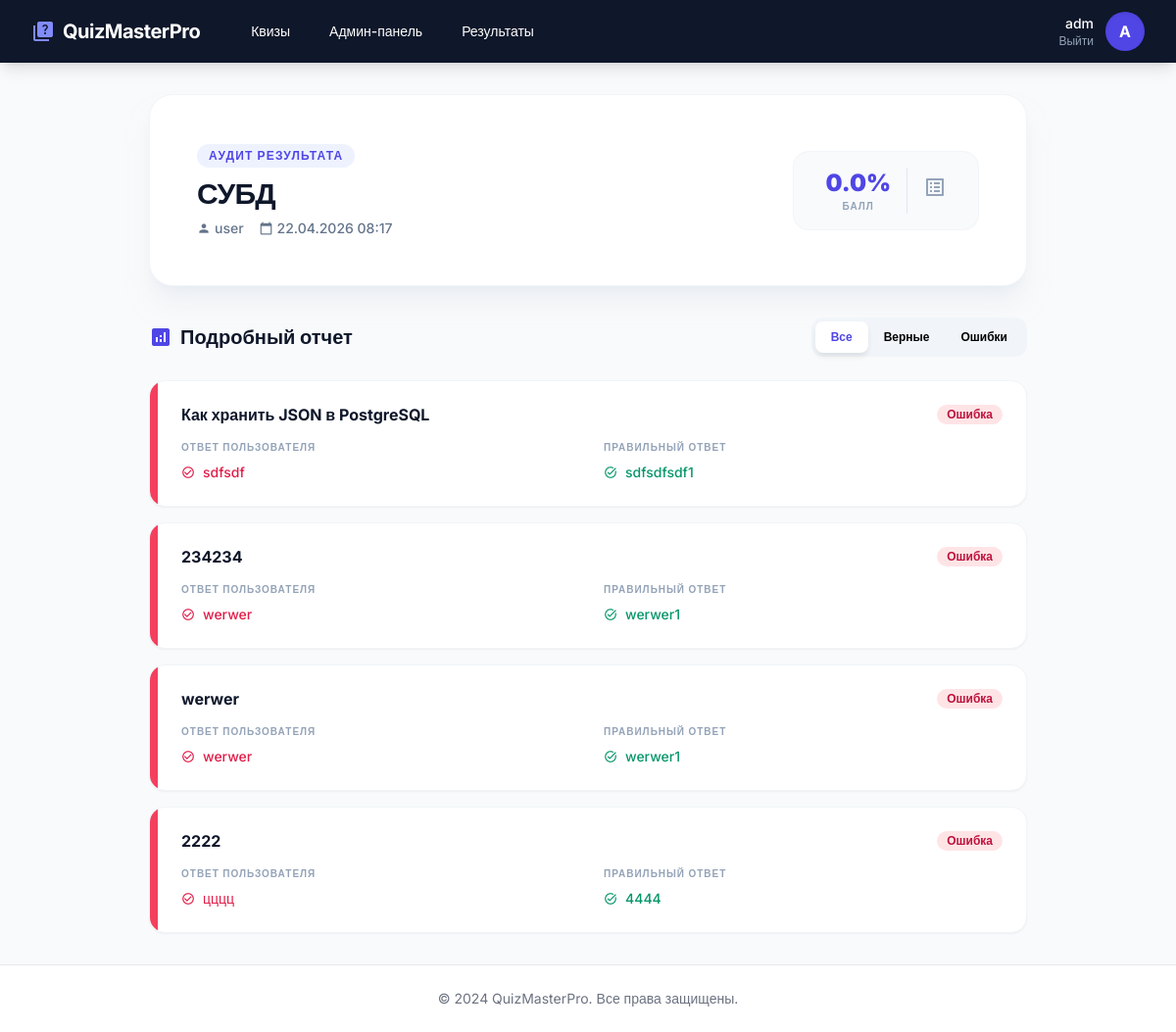
Screenshot of /admin/results/39 (signed in) with the database file from the repository.
### app/models.py (models this page shows, shortened)
class User(db.Model, UserMixin):
    id = db.Column(db.Integer, primary_key=True)
    username = db.Column(db.String(64), index=True, unique=True)
    password_hash = db.Column(db.String(128))
    is_admin = db.Column(db.Boolean, default=False)
    created_at = db.Column(db.DateTime, default=datetime.utcnow)

class Quiz(db.Model):
    id = db.Column(db.Integer, primary_key=True)
    title = db.Column(db.String(128), nullable=False)
    description = db.Column(db.Text)
    created_at = db.Column(db.DateTime, default=datetime.utcnow)
    created_by = db.Column(db.Integer, db.ForeignKey('user.id'))
    is_active = db.Column(db.Boolean, default=True)
    questions = db.relationship('Question', backref='quiz', lazy='dynamic', cascade='all, delete-orphan')

class QuizResult(db.Model):
    id = db.Column(db.Integer, primary_key=True)
    user_id = db.Column(db.Integer, db.ForeignKey('user.id'))
    quiz_id = db.Column(db.Integer, db.ForeignKey('quiz.id'))
    score = db.Column(db.Float)
    completed_at = db.Column(db.DateTime, default=datetime.utcnow)
    details = db.Column(db.Text)  # JSON with answer details
    user = db.relationship('User', backref='results')
    quiz = db.relationship('Quiz', backref='results')

class Question(db.Model):
    id = db.Column(db.Integer, primary_key=True)
    quiz_id = db.Column(db.Integer, db.ForeignKey('quiz.id'))
    text = db.Column(db.Text, nullable=False)
    order = db.Column(db.Integer)
    answers = db.relationship('Answer', backref='question', lazy='dynamic', cascade='all, delete-orphan')

class Answer(db.Model):
    id = db.Column(db.Integer, primary_key=True)
    question_id = db.Column(db.Integer, db.ForeignKey('question.id'))
    text = db.Column(db.Text, nullable=False)
    is_correct = db.Column(db.Boolean, default=False)
    order = db.Column(db.Integer)

### app/routes/admin_routes.py (the view)
@admin_bp.route('/admin/results/<int:result_id>')
@admin_required
def quiz_result_details(result_id):
    result = QuizResult.query.get_or_404(result_id)
    quiz = Quiz.query.get_or_404(result.quiz_id)
    user = User.query.get_or_404(result.user_id)
    try:
        raw_details = result.details or '{}'  # Fallback на пустой объект
        data = json.loads(raw_details)
        if isinstance(data, dict):
            quiz_results = data.get('results', [])
        elif isinstance(data, list):
            quiz_results = data
        else:
            quiz_results = []
        logger.info(f'Result {result_id}: Loaded {len(quiz_results)} details items from raw: {raw_details[:100]}...')
    except (json.JSONDecodeError, TypeError) as e:
        logger.error(f'Invalid JSON in result {result_id} details: {str(e)}, raw: {result.details[:200]}')
        quiz_results = []
        flash(f'Invalid result data for ID {result_id}. Check logs for details.', 'error')
    detailed_results = []
    for idx, dr in enumerate(quiz_results):
        if not isinstance(dr, dict):
            logger.warning(f'Result {result_id}: Item {idx} is not dict: {type(dr)}')
            continue
        try:
            q_id = int(dr.get('question_id', 0))
            if q_id == 0:
                logger.warning(f'Result {result_id}: Invalid question_id in item {idx}: {dr.get("question_id")}')
                continue
            question = Question.query.get_or_404(q_id)
            user_ans_ids = [int(a_id) for a_id in dr.get('user_answers', []) if str(a_id).strip().isdigit()]
            user_ans_texts = []
            for a_id in user_ans_ids:
                answer = Answer.query.get(a_id)
                if answer:
                    user_ans_texts.append(answer.text)
                else:
                    logger.warning(f'Result {result_id}: Missing answer ID {a_id} for user_answers in item {idx}')
            correct_ans_ids = [int(a_id) for a_id in dr.get('correct_answers', []) if str(a_id).strip().isdigit()]
            correct_ans_texts = []
            for a_id in correct_ans_ids:
                answer = Answer.query.get(a_id)
                if answer:
                    correct_ans_texts.append(answer.text)
                else:
                    logger.warning(f'Result {result_id}: Missing answer ID {a_id} for correct_answers in item {idx}')
            detailed_results.append({
                'question_text': question.text,
                'is_correct': dr.get('is_correct', False),
                'user_answers_text': user_ans_texts,
                'correct_answers_text': correct_ans_texts
            })
            logger.debug(f'Result {result_id}: Processed item {idx} for q_id {q_id}, correct: {dr.get("is_correct")}')
        except Exception as e:
            logger.error(f'Error processing detail {idx} in result {result_id}: {str(e)}, item: {dr}')
            continue
    logger.info(f'Admin {current_user.username} accessed details for result {result_id} - {len(detailed_results)} processed items')
    if not detailed_results:
        flash('No valid question details found for this result. The test may have no questions or data is corrupted.', 'warning')
    return render_template('admin/quiz_result_details.html',
                          quiz=quiz,
                          user=user,
                          result=result,
                          quiz_results=detailed_results)

### app/templates/admin/quiz_result_details.html (shortened to what this page needs)
{% extends "base.html" %}
{% block content %}
<div class="max-w-4xl mx-auto space-y-8">
    <div class="bg-white rounded-3xl shadow-xl shadow-slate-200/50 border border-slate-100 overflow-hidden">
        <div class="p-8 sm:p-12">
            <div class="flex flex-col md:flex-row justify-between items-start md:items-center gap-6">
                <div class="space-y-2">
                    <div class="inline-flex items-center px-3 py-1 bg-indigo-50 text-indigo-600 text-xs font-bold rounded-full uppercase tracking-widest">
                        Аудит результата
                    </div>
                    <h1 class="text-3xl font-black text-slate-900 tracking-tight">{{ quiz.title }}</h1>
                    <div class="flex items-center text-slate-500 space-x-4">
                        <div class="flex items-center">
                            <span class="material-icons text-sm mr-1">person</span>
                            <span class="text-sm font-medium">{{ user.username }}</span>
                        </div>
                        <div class="flex items-center">
                            <span class="material-icons text-sm mr-1">calendar_today</span>
                            <span class="text-sm font-medium">{{ result.completed_at.strftime('%d.%m.%Y %H:%M') if result.completed_at else 'N/A' }}</span>
                        </div>
                    </div>
                </div>
                <div class="flex items-center bg-slate-50 p-4 rounded-2xl border border-slate-100">
                    <div class="text-center px-4 border-r border-slate-200">
                        <div class="text-2xl font-black text-indigo-600">{{ "%.1f"|format(result.score) }}%</div>
                        <div class="text-[10px] uppercase tracking-widest font-bold text-slate-400">Балл</div>
                    </div>
                    <div class="text-center px-4">
                        <a href="{{ url_for('admin.results_overview') }}"
                           class="text-slate-400 hover:text-indigo-600 transition-colors" title="Назад к списку">
                            <span class="material-icons">list_alt</span>
                        </a>
                    </div>
                </div>
            </div>
        </div>
    </div>
    <div class="space-y-6">
        {% if not quiz_results %}
            <div class="bg-amber-50 border border-amber-100 rounded-2xl p-8 text-center">
                <span class="material-icons text-amber-400 text-4xl mb-4">warning</span>
                <h3 class="text-amber-900 font-bold">Детали отсутствуют</h3>
                <p class="text-amber-700 text-sm mt-2">Данные о вопросах не были сохранены или повреждены.</p>
            </div>
        {% else %}
            <div class="flex flex-col sm:flex-row sm:items-center justify-between gap-4">
                <h3 class="text-xl font-bold text-slate-900 flex items-center">
                    <span class="material-icons text-indigo-600 mr-2">analytics</span>
                    Подробный отчет
                </h3>
                <div id="filterButtons" class="inline-flex p-1 bg-slate-100 rounded-xl">
                    <button class="px-4 py-2 text-xs font-bold rounded-lg transition-all filter-btn active" data-filter="all">Все</button>
                    <button class="px-4 py-2 text-xs font-bold rounded-lg transition-all filter-btn" data-filter="correct">Верные</button>
                    <button class="px-4 py-2 text-xs font-bold rounded-lg transition-all filter-btn" data-filter="incorrect">Ошибки</button>
                </div>
            </div>
            <div class="space-y-4">
                {% for detail in quiz_results %}
                    <div class="bg-white rounded-2xl shadow-sm border border-slate-100 overflow-hidden question-card filtered-{{ 'incorrect' if not detail.is_correct else 'correct' }}">
                        <div class="flex">
                            <div class="w-2 {% if detail.is_correct %}bg-emerald-500{% else %}bg-rose-500{% endif %}"></div>
                            <div class="p-6 flex-grow">
                                <div class="flex items-start justify-between gap-4 mb-4">
                                    <h4 class="font-bold text-slate-900 leading-tight">
                                        {{ detail.question_text }}
                                    </h4>
                                    <span class="shrink-0 inline-flex items-center px-2.5 py-0.5 rounded-full text-xs font-bold {% if detail.is_correct %}bg-emerald-100 text-emerald-700{% else %}bg-rose-100 text-rose-700{% endif %}">
                                        {% if detail.is_correct %}Верно{% else %}Ошибка{% endif %}
                                    </span>
                                </div>
                                <div class="grid sm:grid-cols-2 gap-6">
                                    <div class="space-y-2">
                                        <div class="text-[10px] uppercase tracking-widest font-bold text-slate-400">Ответ пользователя</div>
                                        {% if detail.user_answers_text %}
                                            <ul class="space-y-1">
                                                {% for ans_text in detail.user_answers_text %}
                                                    <li class="text-sm font-medium {% if detail.is_correct %}text-emerald-600{% else %}text-rose-600{% endif %} flex items-center">
                                                        <span class="material-icons text-sm mr-2">check_circle_outline</span>
                                                        {{ ans_text }}
                                                    </li>
                                                {% endfor %}
                                            </ul>
                                        {% else %}
                                            <div class="text-sm text-amber-500 italic">Нет ответа</div>
                                        {% endif %}
                                    </div>
                                    <div class="space-y-2">
                                        <div class="text-[10px] uppercase tracking-widest font-bold text-slate-400">Правильный ответ</div>
                                        <ul class="space-y-1">
                                            {% for ans_text in detail.correct_answers_text %}
                                                <li class="text-sm font-medium text-emerald-600 flex items-center">
                                                    <span class="material-icons text-sm mr-2">task_alt</span>
                                                    {{ ans_text }}
                                                </li>
                                            {% endfor %}
                                        </ul>
                                    </div>
                                </div>
                            </div>
                        </div>
                    </div>
                {% endfor %}
            </div>
        {% endif %}
    </div>
</div>
{% endblock %}

### app/templates/base.html (shortened to what this page needs)
<!DOCTYPE html>
<html lang="en">
<head>
    <script src="https://cdn.tailwindcss.com"></script>
</head>
<body class="bg-gray-50 min-h-screen flex flex-col">
    <nav class="bg-slate-900 text-white shadow-lg">
        <div class="max-w-7xl mx-auto px-4 sm:px-6 lg:px-8">
            <div class="flex justify-between h-16 items-center">
                <div class="flex items-center">
                    <a href="{{ url_for('main.index') }}" class="flex items-center space-x-2 text-xl font-bold tracking-tight">
                        <span class="material-icons text-indigo-400">quiz</span>
                        <span>QuizMasterPro</span>
                    </a>
                    <div class="hidden md:block ml-10">
                        <div class="flex items-baseline space-x-4">
                            {% if current_user.is_authenticated %}
                                <a href="{{ url_for('quiz.list_quizzes') }}" class="px-3 py-2 rounded-md text-sm font-medium hover:bg-slate-800 transition">Квизы</a>
                                {% if current_user.is_admin %}
                                    <a href="{{ url_for('admin.dashboard') }}" class="px-3 py-2 rounded-md text-sm font-medium hover:bg-slate-800 transition">Админ-панель</a>
                                    <a href="{{ url_for('admin.results_overview') }}" class="px-3 py-2 rounded-md text-sm font-medium hover:bg-slate-800 transition">Результаты</a>
                                {% endif %}
                            {% endif %}
                        </div>
                    </div>
                </div>
                <div class="flex items-center space-x-4">
                    {% if current_user.is_authenticated %}
                        <div class="flex items-center space-x-3">
                            <div class="flex flex-col items-end">
                                <span class="text-sm font-medium">{{ current_user.username }}</span>
                                <a href="{{ url_for('auth.logout') }}" class="text-xs text-slate-400 hover:text-white transition">Выйти</a>
                            </div>
                            <div class="h-10 w-10 rounded-full bg-indigo-600 flex items-center justify-center font-bold text-white shadow-inner">
                                {{ current_user.username[0] | upper }}
                            </div>
                        </div>
                    {% else %}
                        <a href="{{ url_for('auth.login') }}" class="bg-indigo-600 hover:bg-indigo-700 px-4 py-2 rounded-lg text-sm font-semibold transition shadow-md">Войти</a>
                    {% endif %}
                </div>
            </div>
        </div>
    </nav>
    <main class="flex-grow py-8">
        <div class="max-w-7xl mx-auto px-4 sm:px-6 lg:px-8">
            {% block content %}{% endblock %}
        </div>
    </main>
    <footer class="bg-white border-t py-6 mt-auto">
        <div class="container mx-auto px-4 text-center text-gray-500 text-sm">
            &copy; 2024 QuizMasterPro. Все права защищены.
        </div>
    </footer>
</body>
</html>

### rows the page displays
User: username "adm", username "A"
Quiz: title "СУБД"
User: username "user"
QuizResult: completed_at "22.04.2026 08:17", score "0.0"
Question: question_text "Как хранить JSON в PostgreSQL"
Answer: text "sdfsdf"
Answer: text "sdfsdfsdf1"
Question: question_text "234234"
Answer: text "werwer"
Answer: text "werwer1"
Question: question_text "werwer"
Answer: text "werwer"
Answer: text "werwer1"
Question: question_text "2222"
Answer: text "цццц"
Answer: text "4444"
